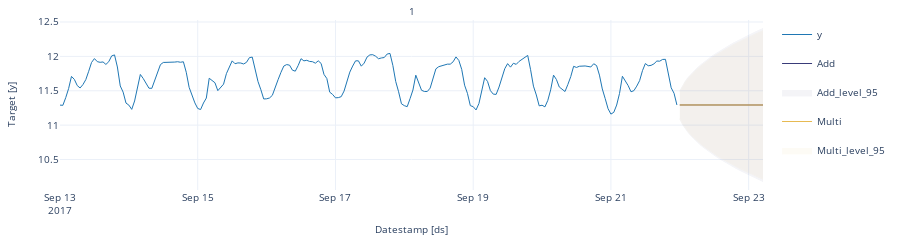

Notebook cell for this chart:
### Markdown cell above
Let's plot the same graph using the plot function that comes in `Statsforecast`, as shown below.

### Code cell
sf.plot(df, forecast_df)
